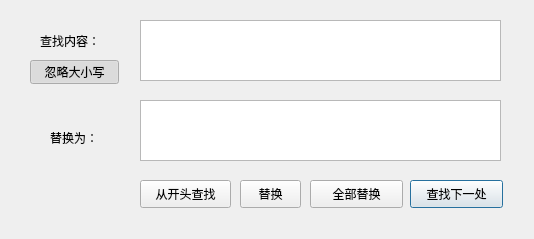
<?xml version="1.0" encoding="UTF-8"?>
<ui version="4.0">
 <class>Replace</class>
 <widget class="QDialog" name="Replace">
  <property name="geometry">
   <rect>
    <x>0</x>
    <y>0</y>
    <width>534</width>
    <height>239</height>
   </rect>
  </property>
  <property name="windowTitle">
   <string>Dialog</string>
  </property>
  <widget class="QPushButton" name="actionFindNext">
   <property name="geometry">
    <rect>
     <x>410</x>
     <y>180</y>
     <width>93</width>
     <height>28</height>
    </rect>
   </property>
   <property name="text">
    <string>查找下一处</string>
   </property>
   <property name="checkable">
    <bool>false</bool>
   </property>
  </widget>
  <widget class="QPushButton" name="actionReplaceAll">
   <property name="geometry">
    <rect>
     <x>310</x>
     <y>180</y>
     <width>93</width>
     <height>28</height>
    </rect>
   </property>
   <property name="text">
    <string>全部替换</string>
   </property>
   <property name="checkable">
    <bool>false</bool>
   </property>
  </widget>
  <widget class="QPushButton" name="actionReplace">
   <property name="geometry">
    <rect>
     <x>240</x>
     <y>180</y>
     <width>61</width>
     <height>28</height>
    </rect>
   </property>
   <property name="text">
    <string>替换</string>
   </property>
   <property name="checkable">
    <bool>false</bool>
   </property>
  </widget>
  <widget class="QPushButton" name="actionFind">
   <property name="geometry">
    <rect>
     <x>140</x>
     <y>180</y>
     <width>91</width>
     <height>28</height>
    </rect>
   </property>
   <property name="text">
    <string>从开头查找</string>
   </property>
   <property name="checkable">
    <bool>false</bool>
   </property>
  </widget>
  <widget class="QLabel" name="label">
   <property name="geometry">
    <rect>
     <x>40</x>
     <y>30</y>
     <width>111</width>
     <height>21</height>
    </rect>
   </property>
   <property name="text">
    <string>查找内容：</string>
   </property>
  </widget>
  <widget class="QLabel" name="label_2">
   <property name="geometry">
    <rect>
     <x>50</x>
     <y>130</y>
     <width>72</width>
     <height>15</height>
    </rect>
   </property>
   <property name="text">
    <string>替换为：</string>
   </property>
  </widget>
  <widget class="QTextEdit" name="findEdit">
   <property name="geometry">
    <rect>
     <x>140</x>
     <y>20</y>
     <width>361</width>
     <height>61</height>
    </rect>
   </property>
  </widget>
  <widget class="QTextEdit" name="replaceEdit">
   <property name="geometry">
    <rect>
     <x>140</x>
     <y>100</y>
     <width>361</width>
     <height>61</height>
    </rect>
   </property>
  </widget>
  <widget class="QPushButton" name="pushButton">
   <property name="geometry">
    <rect>
     <x>30</x>
     <y>60</y>
     <width>89</width>
     <height>24</height>
    </rect>
   </property>
   <property name="text">
    <string>忽略大小写</string>
   </property>
   <property name="checkable">
    <bool>true</bool>
   </property>
   <property name="checked">
    <bool>true</bool>
   </property>
  </widget>
 </widget>
 <resources/>
 <connections/>
</ui>
